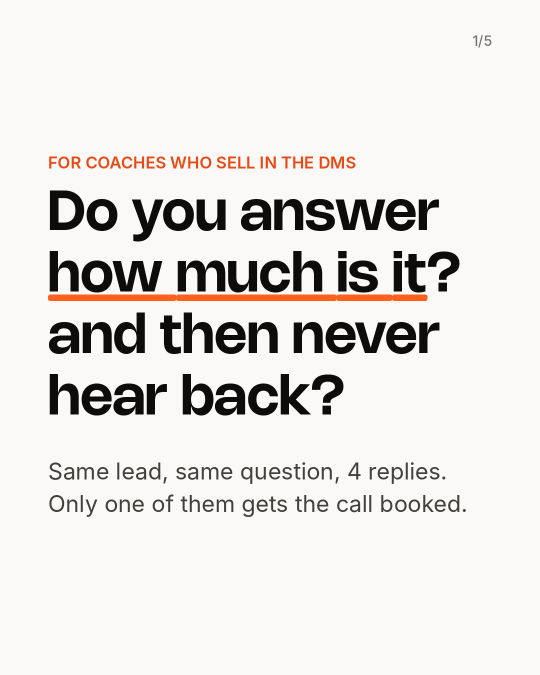
#> input picture CONTENU/06_GABARITS/exemples/vote-4-replies/slide-01.png, 1080 x 1350 px (shown at 1/2 size)
$ python -i short_carrousel.py   (imports and definitions only)
#> lines starting #> are read from the running program, lines starting #| are printed output that depends on the picture
"""Transforme un carrousel en Short vertical (YouTube Shorts) : les slides défilent au rythme de lecture, sur une musique douce.

Usage :
    .venv/bin/python CONTENU/06_GABARITS/short_carrousel.py CONTENU/07_PRET_A_PUBLIER/<id>/post.json [musique.mp3]

1. chaque slide (1080 × 1350) est posée sur un fond 1080 × 1920 de sa propre couleur, un peu réduite et remontée
   pour laisser libre le bas de l'écran (titre et boutons de YouTube) ;
2. durée de chaque slide selon son nombre de mots (environ 4 mots par seconde, entre 2,3 et 6,5 s), couverture à 3 s ;
3. passage d'une slide à l'autre en glissé vers la gauche, comme un swipe (0,3 s) ;
4. musique (`post.json` → `musique`, ou 2e argument) : fondu d'entrée et de sortie, -16 LUFS, jamais de voix.

Sortie : `short.mp4` dans le dossier du post.
"""
import json
import subprocess
import sys
from pathlib import Path

from PIL import Image

ROOT = Path(__file__).resolve().parents[2]
MUSIC = Path(__file__).resolve().parent / "musique"
W, H, FPS = 1080, 1920, 30
SLIDE_W = 1000          # la slide réduite (1000 × 1250)
TOP = 230               # remontée : le bas de l'écran reste libre
XF = 0.3                # durée du glissé
SKIP = {"photo", "handle", "image", "file", "src", "align", "width", "ratio", "bg", "spacer", "start"}


# [8 lines left out: function words, not called in this run]


def frame(slide: Path, out: Path) -> None:
#> called with slide = 'exemples/vote-4-replies/slide-01.png', out = 'out.png'
    im = Image.open(slide).convert("RGB")
#> im is the input picture: PIL image 1080x1350 RGB; mean R, G, B 231.4, 228.8, 227
    bg = im.getpixel((4, 4))
#> bg = (250, 249, 248)
    canvas = Image.new("RGB", (W, H), bg)
    small = im.resize((SLIDE_W, round(im.height * SLIDE_W / im.width)), Image.LANCZOS)
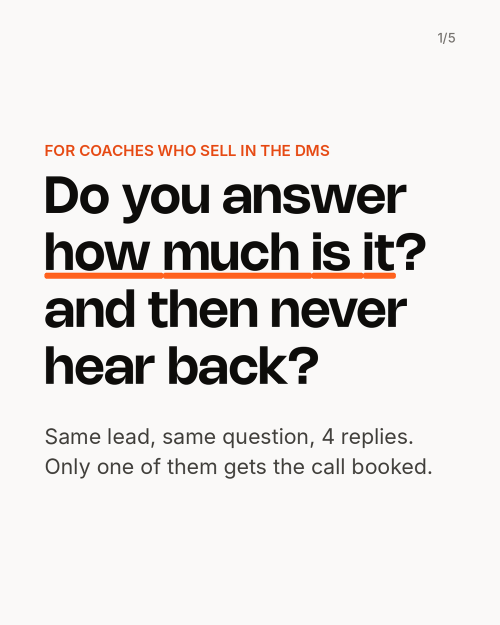
#> small: PIL image 1000x1250 RGB (shown at 1/2 size); mean R, G, B 231.4, 228.7, 227
    canvas.paste(small, ((W - SLIDE_W) // 2, TOP))
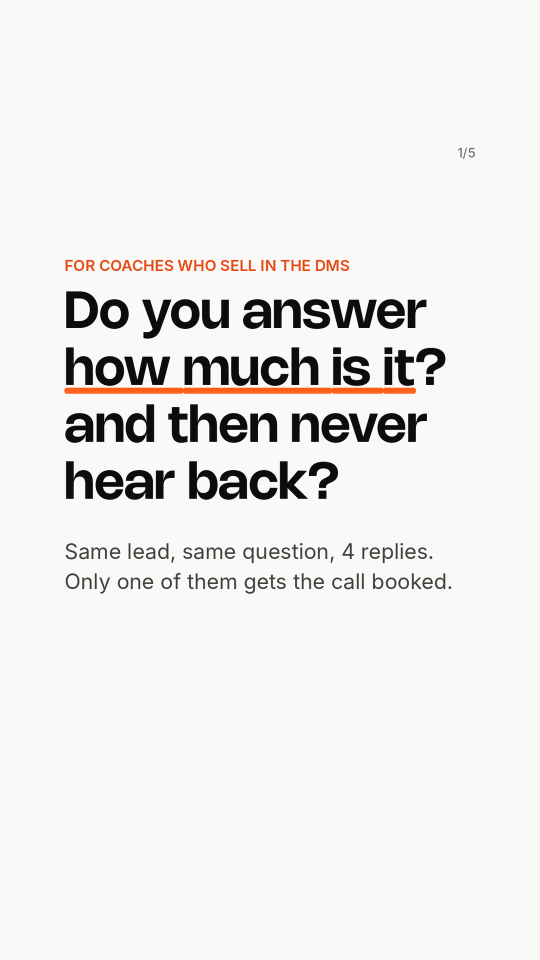
#> canvas: PIL image 1080x1920 RGB (shown at 1/2 size); mean R, G, B 238.8, 236.8, 235.3
    canvas.save(out)


# [42 lines left out: function build, not called in this run]


# [4 lines not run here, left out]

>>> result = frame('exemples/vote-4-replies/slide-01.png', 'out.png')

$ run again, on CONTENU/06_GABARITS/exemples/vote-4-replies/slide-03.png
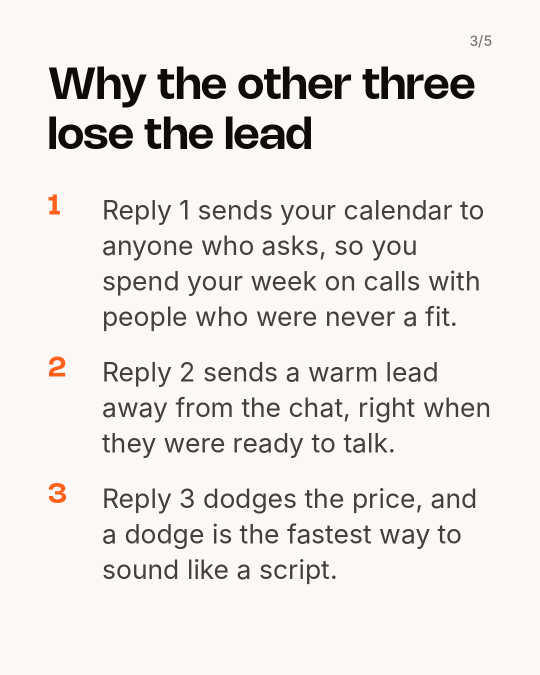
#> input picture CONTENU/06_GABARITS/exemples/vote-4-replies/slide-03.png, 1080 x 1350 px (shown at 1/2 size)
#> in frame, im is the input picture: PIL image 1080x1350 RGB; mean R, G, B 234.9, 233.6, 232.3
#> bg = (250, 249, 248)
#> in frame, `small = im.resize((SLIDE_W, round(im.height * SLIDE_W / im.width)), Im..`:
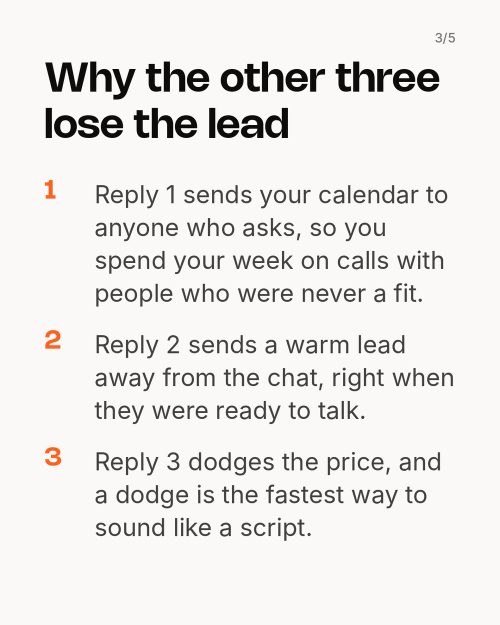
#> small: PIL image 1000x1250 RGB (shown at 1/2 size); mean R, G, B 234.8, 233.5, 232.3
#> in frame, `canvas.paste(small, ((W - SLIDE_W) // 2, TOP))`:
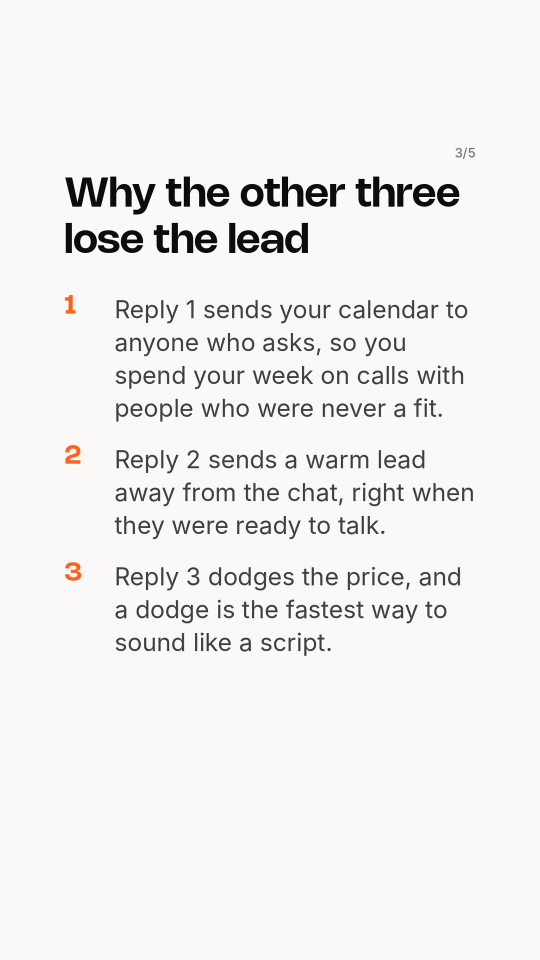
#> canvas: PIL image 1080x1920 RGB (shown at 1/2 size); mean R, G, B 240.8, 239.7, 238.5

$ run again, on CONTENU/06_GABARITS/exemples/vote-4-replies/slide-04.png
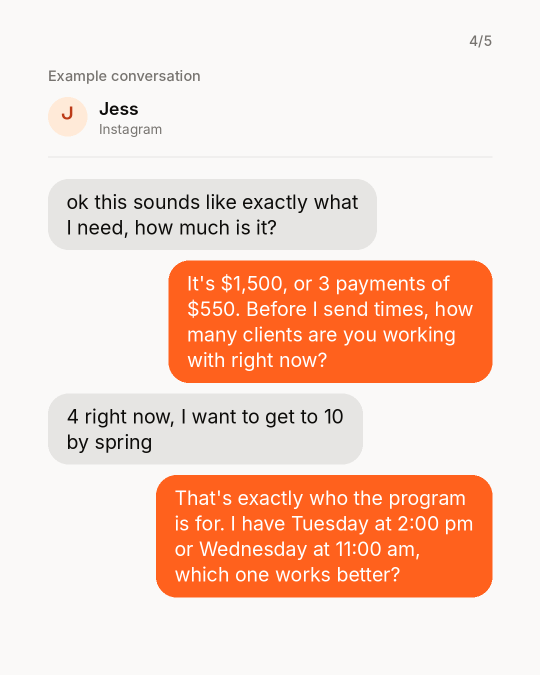
#> input picture CONTENU/06_GABARITS/exemples/vote-4-replies/slide-04.png, 1080 x 1350 px (shown at 1/2 size)
#> in frame, im is the input picture: PIL image 1080x1350 RGB; mean R, G, B 246.3, 214, 199.5
#> bg = (250, 249, 248)
#> in frame, `small = im.resize((SLIDE_W, round(im.height * SLIDE_W / im.width)), Im..`:
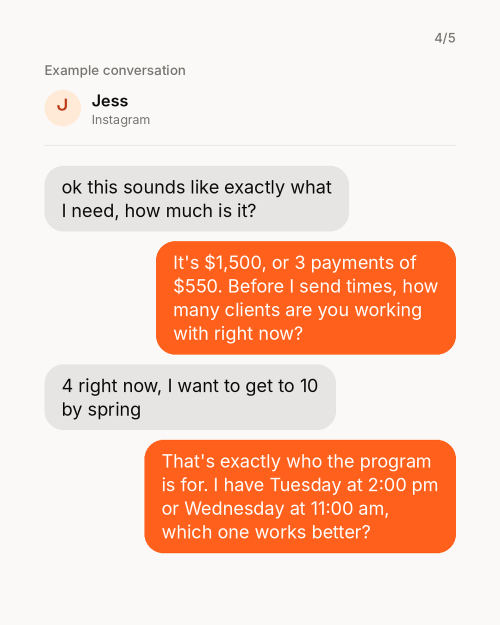
#> small: PIL image 1000x1250 RGB (shown at 1/2 size); mean R, G, B 246.3, 213.9, 199.4
#> in frame, `canvas.paste(small, ((W - SLIDE_W) // 2, TOP))`:
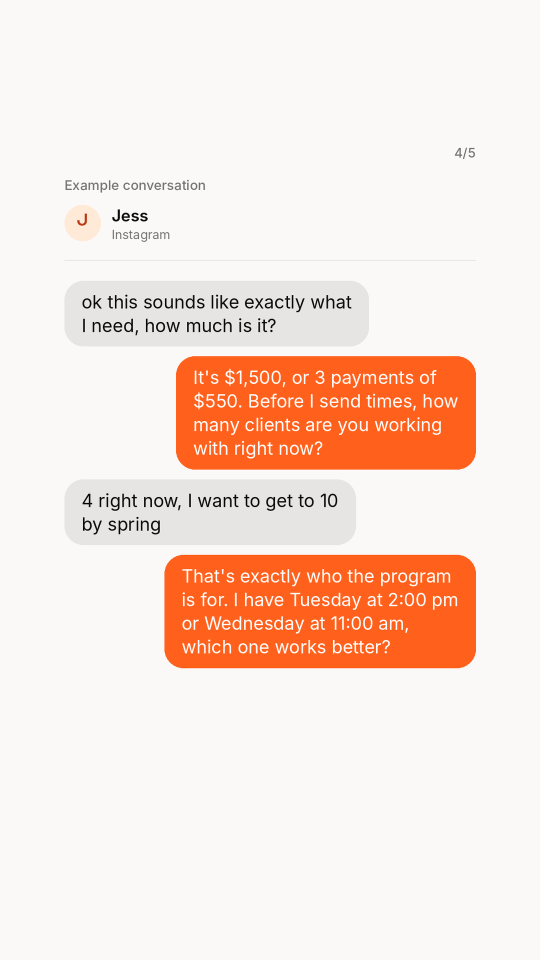
#> canvas: PIL image 1080x1920 RGB (shown at 1/2 size); mean R, G, B 247.7, 227.9, 218.7
